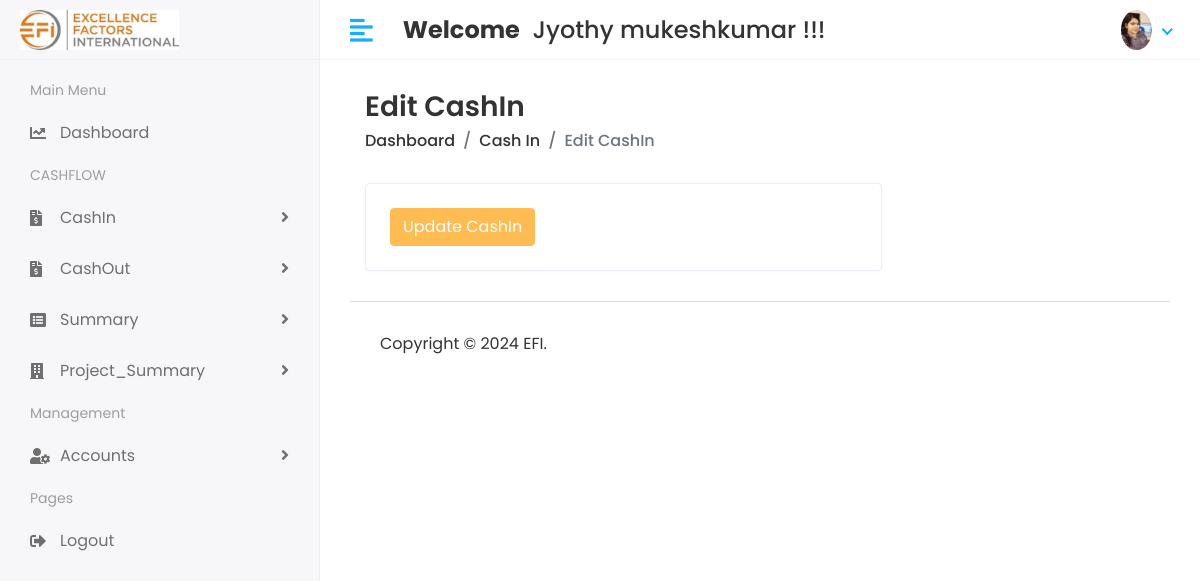
Before: /account/CashIn/Edit/1972 (signed in) with the older database file.
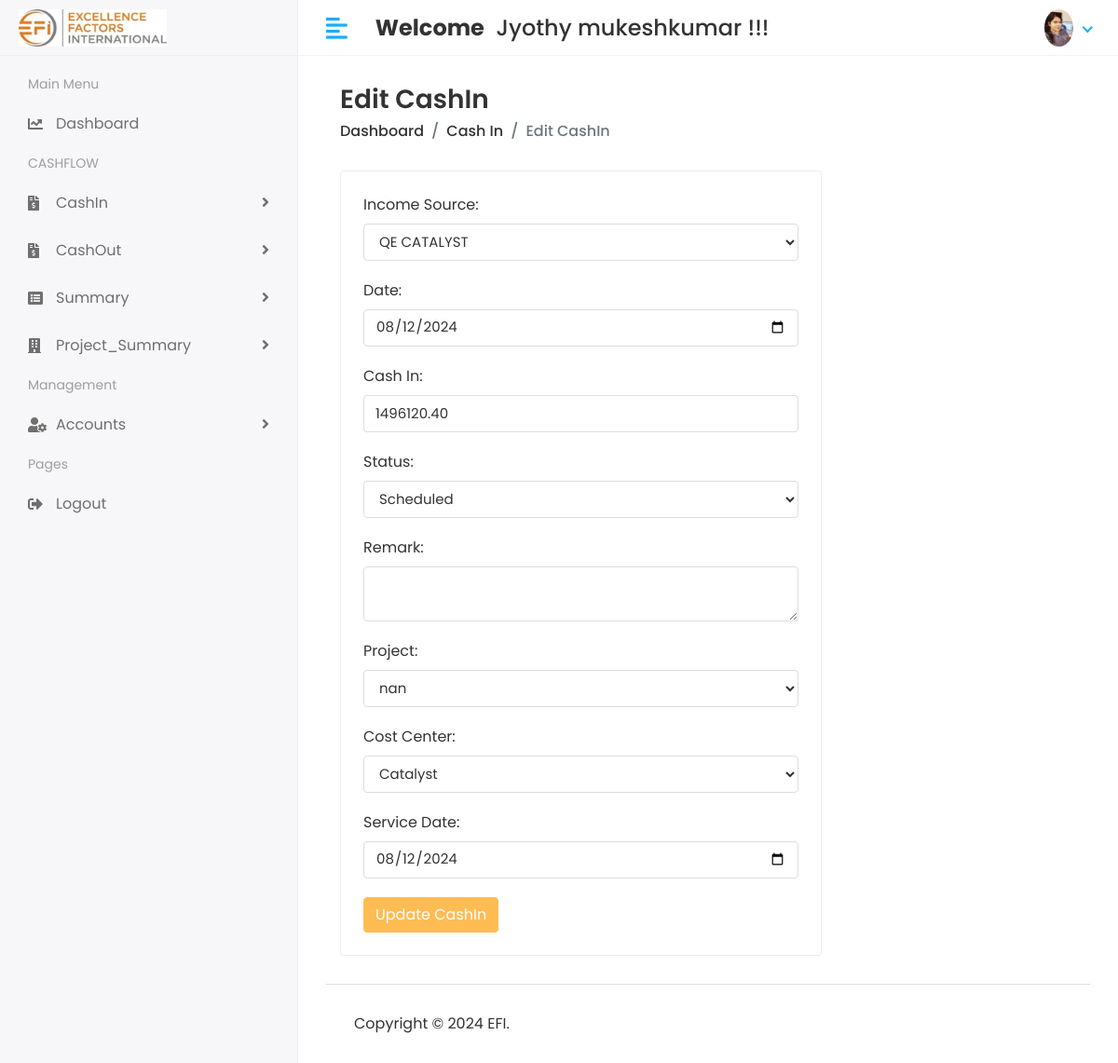
After: the same page with the newer database file.
### cashflow/models.py (models this page shows, shortened)
class CashIn(models.Model):
    STATUS_CHOICES = [
        ('Received', 'Received'),
        ('Scheduled', 'Scheduled'),
    ]
    COST_CENTER_CHOICES = [
        ('catalyst', 'Catalyst'),
        ('oil_and_gas', 'Oil and Gas'),
        ('general_chemicals', 'General Chemicals'),
        ('overhead', 'Overhead'),
    ]
    income_source = models.ForeignKey(IncomeSource, on_delete=models.DO_NOTHING)
    date = models.DateField()
    cash_in = models.DecimalField(max_digits=10, decimal_places=2, default=0.0)
    status = models.CharField(max_length=50, choices=STATUS_CHOICES, default='Received')
    delayed_date = models.DateField(null=True, blank=True)
    remark = models.TextField(blank=True)
    project = models.ForeignKey(Project, on_delete=models.DO_NOTHING, blank=True, null=True)
    cost_center = models.CharField(max_length=50, choices=COST_CENTER_CHOICES, default='catalyst', blank=True, null=True)
    service_date = models.DateField(blank=True, null=True)

class IncomeSource(models.Model):
    name = models.CharField(max_length=250)
    created_at = models.DateTimeField(auto_now_add=True,null=True)
    updated_at = models.DateTimeField(auto_now=True,null=True)

class Project(models.Model):
    name = models.CharField(max_length=250)
    created_at = models.DateTimeField(auto_now_add=True,null=True)
    updated_at = models.DateTimeField(auto_now=True,null=True)

### data_management_main/account_views.py (the view)
# urls.py: path('account/CashIn/Edit/<str:id>',account_views.EDIT_CASHIN,name='edit_cashin'),
@login_required(login_url='/')
def EDIT_CASHIN(request, id):
        cashin = CashIn.objects.filter(id=id)
        income_sources = IncomeSource.objects.all()
        projects = Project.objects.all()
        context = {
            'cashin': cashin,
            'income_sources': income_sources,
            'projects': projects,
        }
        return render(request, 'account/edit-cashin.html', context)

### templates/account/edit-cashin.html (shortened to what the changed rows need)
{% extends 'base.html' %}
{% block content %}
<div class="content container-fluid">
    <div class="row">
        <div class="col-md-8">
            <div class="card">
                <div class="card-body">
                    <form method="post" action="{% url 'update_cashin' %}">
                        {% for cashin_obj in cashin %}
                        <div class="form-group">
                            <label for="income_source">Income Source:</label>
                            <select class="form-control" name="income_source" id="income_source" required>
                                {% for income_source in income_sources %}
                                <option value="{{ income_source.id }}" {% if cashin_obj.income_source.id == income_source.id %} selected {% endif %}>{{ income_source.name }}</option>
                                {% endfor %}
                            </select>
                        </div>
                        <div class="form-group">
                            <label for="date">Date:</label>
                            <input type="date" class="form-control" name="date" id="date" value="{{ cashin_obj.date|date:'Y-m-d' }}" required>
                        </div>
                        <div class="form-group">
                            <label for="cash_in">Cash In:</label>
                            <input type="number" class="form-control" name="cash_in" id="cash_in" value="{{ cashin_obj.cash_in }}" required>
                        </div>
                        <div class="form-group">
                            <label for="status">Status:</label>
                            <select class="form-control" name="status" id="status" onchange="toggleDelayedDateField()" required>
                                <option value="Scheduled" {% if cashin_obj.status == 'Scheduled' %} selected {% endif %}>Scheduled</option>
                            </select>
                        </div>
                        <div class="form-group">
                            <label for="remark">Remark:</label>
                            <textarea class="form-control" name="remark" id="remark" required>{{ cashin_obj.remark }}</textarea>
                        </div>
                        <div class="form-group">
                            <label for="project">Project:</label>
                            <select class="form-control" name="project" id="project" required>
                                {% for project in projects %}
                                <option value="{{ project.id }}" {% if cashin_obj.project.id == project.id %} selected {% endif %}>{{ project.name }}</option>
                                {% endfor %}
                            </select>
                        </div>
                        <div class="form-group">
                            <label for="cost_center">Cost Center:</label>
                            <select class="form-control" name="cost_center" id="cost_center" required>
                                <option value="catalyst" {% if cashin_obj.cost_center == 'catalyst' %} selected {% endif %}>Catalyst</option>
                            </select>
                        </div>
                        <div class="form-group">
                            <label for="service_date">Service Date:</label>
                            <input type="date" class="form-control" name="service_date" id="service_date" value="{{ cashin_obj.service_date|date:'Y-m-d' }}" required>
                        </div>
                        {% endfor %}
                    </form>
                </div>
            </div>
        </div>
    </div>
</div>
{% endblock %}

Changed rows visible on the page:
added CashIn: income_source "QE CATALYST", date "08/12/2024", cash_in "1496120.40", status "Scheduled", project "nan", service_date "08/12/2024"
